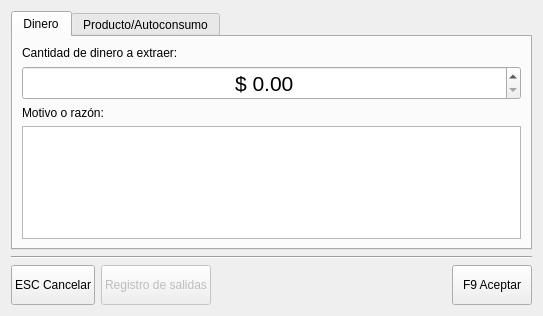
<?xml version="1.0" encoding="UTF-8"?>
<ui version="4.0">
 <class>Dialog</class>
 <widget class="QDialog" name="Dialog">
  <property name="geometry">
   <rect>
    <x>0</x>
    <y>0</y>
    <width>543</width>
    <height>316</height>
   </rect>
  </property>
  <property name="windowTitle">
   <string>Registrar una salida</string>
  </property>
  <layout class="QVBoxLayout" name="verticalLayout_5">
   <item>
    <widget class="QTabWidget" name="tabWidget">
     <property name="currentIndex">
      <number>0</number>
     </property>
     <widget class="QWidget" name="tab">
      <attribute name="title">
       <string>Dinero</string>
      </attribute>
      <layout class="QVBoxLayout" name="verticalLayout_3">
       <item>
        <layout class="QVBoxLayout" name="verticalLayout">
         <item>
          <widget class="QLabel" name="label_2">
           <property name="text">
            <string>Cantidad de dinero a extraer:</string>
           </property>
          </widget>
         </item>
         <item>
          <widget class="QDoubleSpinBox" name="dsbMonto">
           <property name="font">
            <font>
             <pointsize>16</pointsize>
            </font>
           </property>
           <property name="alignment">
            <set>Qt::AlignCenter</set>
           </property>
           <property name="prefix">
            <string>$ </string>
           </property>
           <property name="maximum">
            <double>99999999.000000000000000</double>
           </property>
          </widget>
         </item>
        </layout>
       </item>
       <item>
        <layout class="QVBoxLayout" name="verticalLayout_2">
         <item>
          <widget class="QLabel" name="label">
           <property name="text">
            <string>Motivo o razón:</string>
           </property>
          </widget>
         </item>
         <item>
          <widget class="QTextEdit" name="teMotivo"/>
         </item>
        </layout>
       </item>
      </layout>
     </widget>
     <widget class="QWidget" name="tab_2">
      <attribute name="title">
       <string>Producto/Autoconsumo</string>
      </attribute>
      <layout class="QVBoxLayout" name="verticalLayout_4">
       <item>
        <layout class="QHBoxLayout" name="horizontalLayout">
         <item>
          <widget class="QLabel" name="label_3">
           <property name="text">
            <string>Seleccione un producto</string>
           </property>
          </widget>
         </item>
         <item>
          <widget class="QLineEdit" name="leProducto">
           <property name="enabled">
            <bool>true</bool>
           </property>
          </widget>
         </item>
         <item>
          <widget class="QPushButton" name="btBuscarProducto">
           <property name="enabled">
            <bool>true</bool>
           </property>
           <property name="sizePolicy">
            <sizepolicy hsizetype="Preferred" vsizetype="Fixed">
             <horstretch>0</horstretch>
             <verstretch>0</verstretch>
            </sizepolicy>
           </property>
           <property name="maximumSize">
            <size>
             <width>35</width>
             <height>16777215</height>
            </size>
           </property>
           <property name="cursor">
            <cursorShape>PointingHandCursor</cursorShape>
           </property>
           <property name="text">
            <string>...</string>
           </property>
          </widget>
         </item>
        </layout>
       </item>
       <item>
        <layout class="QHBoxLayout" name="horizontalLayout_3">
         <item>
          <widget class="QLabel" name="label_5">
           <property name="text">
            <string>Cantidad actual</string>
           </property>
          </widget>
         </item>
         <item>
          <widget class="QLabel" name="lbCantidad">
           <property name="text">
            <string>...</string>
           </property>
          </widget>
         </item>
        </layout>
       </item>
       <item>
        <layout class="QHBoxLayout" name="horizontalLayout_2">
         <item>
          <widget class="QLabel" name="label_4">
           <property name="text">
            <string>Cantidad a extraer</string>
           </property>
          </widget>
         </item>
         <item>
          <widget class="QSpinBox" name="sbCantidad">
           <property name="enabled">
            <bool>true</bool>
           </property>
           <property name="maximum">
            <number>999999</number>
           </property>
          </widget>
         </item>
        </layout>
       </item>
       <item>
        <spacer name="verticalSpacer">
         <property name="orientation">
          <enum>Qt::Vertical</enum>
         </property>
         <property name="sizeHint" stdset="0">
          <size>
           <width>20</width>
           <height>72</height>
          </size>
         </property>
        </spacer>
       </item>
      </layout>
     </widget>
    </widget>
   </item>
   <item>
    <widget class="Line" name="line">
     <property name="orientation">
      <enum>Qt::Horizontal</enum>
     </property>
    </widget>
   </item>
   <item>
    <layout class="QHBoxLayout" name="horizontalLayout_4">
     <item>
      <widget class="QPushButton" name="btCancelar">
       <property name="minimumSize">
        <size>
         <width>0</width>
         <height>40</height>
        </size>
       </property>
       <property name="cursor">
        <cursorShape>PointingHandCursor</cursorShape>
       </property>
       <property name="text">
        <string>ESC Cancelar</string>
       </property>
       <property name="icon">
        <iconset resource="../GUI/images_rc/icons.qrc">
         <normaloff>:/newPrefix/stock_close.png</normaloff>:/newPrefix/stock_close.png</iconset>
       </property>
       <property name="flat">
        <bool>false</bool>
       </property>
      </widget>
     </item>
     <item>
      <widget class="QPushButton" name="btRegistroSalidas">
       <property name="enabled">
        <bool>false</bool>
       </property>
       <property name="minimumSize">
        <size>
         <width>0</width>
         <height>40</height>
        </size>
       </property>
       <property name="cursor">
        <cursorShape>PointingHandCursor</cursorShape>
       </property>
       <property name="text">
        <string>Registro de salidas</string>
       </property>
       <property name="icon">
        <iconset resource="../GUI/images_rc/icons.qrc">
         <normaloff>:/newPrefix/xfce-filemanager.png</normaloff>:/newPrefix/xfce-filemanager.png</iconset>
       </property>
       <property name="flat">
        <bool>false</bool>
       </property>
      </widget>
     </item>
     <item>
      <spacer name="horizontalSpacer">
       <property name="orientation">
        <enum>Qt::Horizontal</enum>
       </property>
       <property name="sizeHint" stdset="0">
        <size>
         <width>40</width>
         <height>20</height>
        </size>
       </property>
      </spacer>
     </item>
     <item>
      <widget class="QPushButton" name="btGuardar">
       <property name="minimumSize">
        <size>
         <width>0</width>
         <height>40</height>
        </size>
       </property>
       <property name="cursor">
        <cursorShape>PointingHandCursor</cursorShape>
       </property>
       <property name="text">
        <string>F9 Aceptar</string>
       </property>
       <property name="icon">
        <iconset resource="../GUI/images_rc/icons.qrc">
         <normaloff>:/newPrefix/computer.png</normaloff>:/newPrefix/computer.png</iconset>
       </property>
       <property name="flat">
        <bool>false</bool>
       </property>
      </widget>
     </item>
    </layout>
   </item>
  </layout>
 </widget>
 <tabstops>
  <tabstop>tabWidget</tabstop>
  <tabstop>dsbMonto</tabstop>
  <tabstop>teMotivo</tabstop>
  <tabstop>btGuardar</tabstop>
  <tabstop>btCancelar</tabstop>
  <tabstop>btRegistroSalidas</tabstop>
  <tabstop>leProducto</tabstop>
  <tabstop>btBuscarProducto</tabstop>
  <tabstop>sbCantidad</tabstop>
 </tabstops>
 <resources>
  <include location="../GUI/images_rc/icons.qrc"/>
 </resources>
 <connections>
  <connection>
   <sender>btCancelar</sender>
   <signal>clicked()</signal>
   <receiver>Dialog</receiver>
   <slot>close()</slot>
   <hints>
    <hint type="sourcelabel">
     <x>57</x>
     <y>266</y>
    </hint>
    <hint type="destinationlabel">
     <x>345</x>
     <y>247</y>
    </hint>
   </hints>
  </connection>
 </connections>
</ui>
